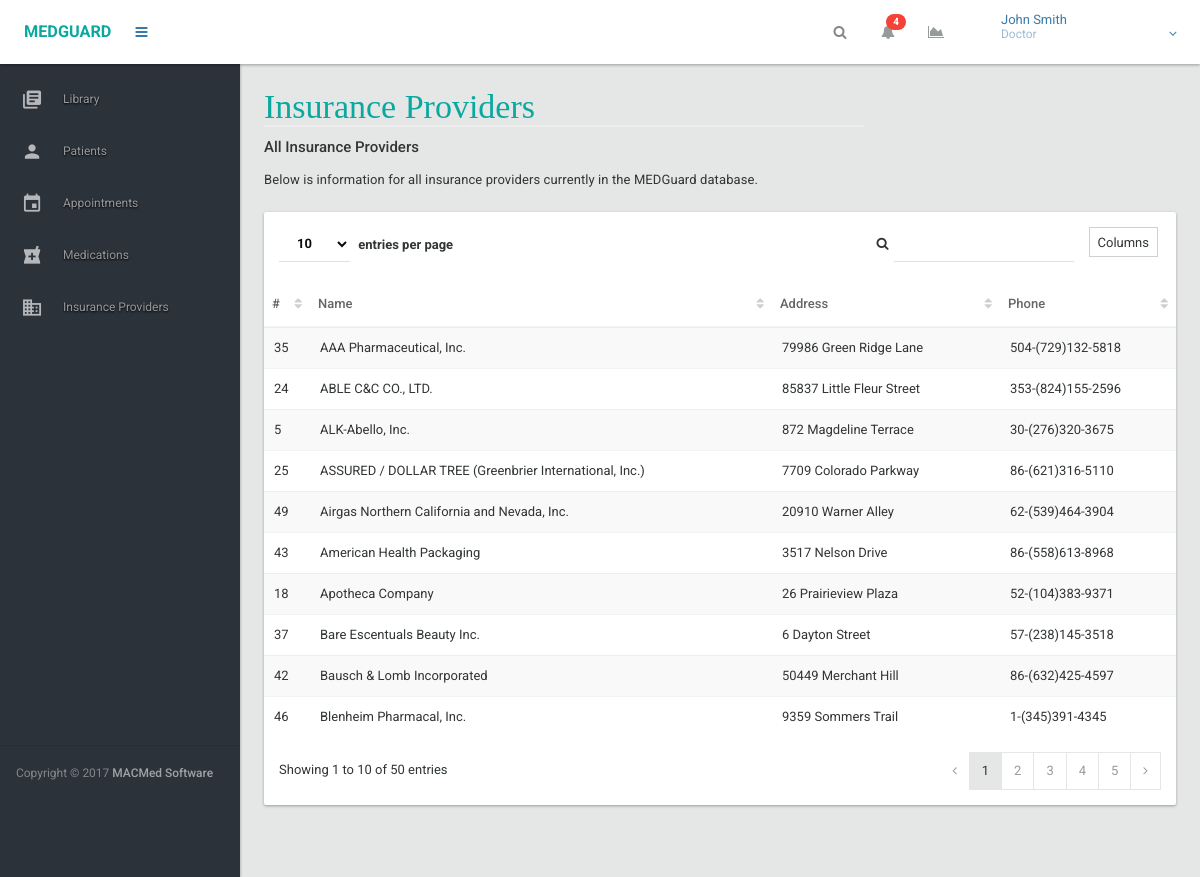
The app's page /insurance_providers/ (signed in) with its own data.
### models.py (models this page shows, shortened)
class Roles(db.Model):
	__tablename__ = 'roles'
	role_id = db.Column(db.Integer, primary_key=True)
	name = db.Column(db.String(50), nullable=False)
	role = db.relationship('User_level', foreign_keys = 'User_level.role_id', backref='role')

class InsuranceProvider(db.Model):
	__tablename__ = 'insurance_provider'
	id = db.Column(db.Integer, primary_key=True)
	name = db.Column(db.String(50), nullable=False)
	address = db.Column(db.String(200), nullable=False)
	phone = db.Column(db.String(200), nullable=False)

### views.py (the view)
@app.route('/insurance_providers/')
@login_required
def view_insurance_providers():
	data = InsuranceProvider.query.order_by(InsuranceProvider.name)
	page_title = "Insurance Providers"
	return render_template('insuranceproviders.html', main_nav = render_nav('main'), data = data, logged_user = logged_in_user_all(), page_title = page_title, action_nav = render_actions('insuranceprovider'))

### controller.py (called while the page is built)
def get_user_role(user_id):
	user = User_level.query.filter_by(user_id=user_id).first()
	if user is not None:
		return user.role_id
	else:
		return False

def get_role_name(role_id):
	role = Roles.query.filter_by(role_id=role_id).first()
	return role.name

### nav.py (called while the page is built)
def render_nav(location):
	if location == "main":
		return render_nav_main()

def render_actions(location):
	ret_vals = []
	if location == "library":
		link = {}
		link['url'] = url_for('add_item', type = "library")
		link['name'] = 'Add'
		link['icon'] = 'add'
		ret_vals.append(link)
	return ret_vals

def render_nav_main():
	links = []
	user_id = session['user_id']
	role = get_user_role(user_id)
	for page in PAGE_ACCESS[role]:
		links.append(mg_get_link(page))
	return links

### user.py (called while the page is built)
def get_logged_in_user_all():
	user_id = session['user_id']
	user = Users.query.filter(Users.user_id == user_id).first()
	user_dict = {}
	user_dict['full_name'] = getattr(user, 'first_name') + " " + getattr(user, 'last_name')
	user_dict['role_name'] = get_role_name(get_user_role(user_id))
	return user_dict

def logged_in_user_all():
	if session['logged_in'] == True:
		return get_logged_in_user_all()

### views.py (called while the page is built)
def login_required(test):
	@wraps(test)
	def wrap(*args, **kwargs):
		if 'logged_in' in session:
			return test(*args, **kwargs)
		else:
			flash('You need to login first')
			return redirect(url_for('login'))
	return wrap

### templates/insuranceproviders.html
{% extends "dashboard.html" %}
{% block content %}
<div class="row">
	<div class="col-lg-12">
		<h4>All Insurance Providers</h4>
	</div>
	<div class="col-md-8">
		<article class="margin-bottom-xxl">
			<p>
				Below is information for all insurance providers currently in the MEDGuard database.
			</p>
		</article>
	</div>
	<div class="col-lg-12">
		<div class="card">
			<div class="card-body no-padding">
				<div class="table-responsive no-margin">
					<table id="datatable1" class="table table-striped no-margin table-hover">
						<thead>
							<tr>
								<th>#</th>
								<th>Name</th>
								<th>Address</th>
								<th>Phone</th>
							</tr>
						</thead>
						<tbody>
							{% for item in data %}
								<tr>
									<td>{{ item.id }}</td>
									<td>{{ item.name }}</td>
									<td>{{ item.address }}</td>
									<td>{{ item.phone }}</td>
								</tr>
							{% endfor %}
						</tbody>
					</table>
				</div>
			</div>
		</div>
	</div>
</div>
{% endblock %}

### templates/dashboard.html (shortened to what this page needs)
{% include "shared/header.html" %}
{% include "dashboard-header.html" %}
<div id="base">
	<div id="content">
		<section>
			<div class="section-body contain-lg">
				<div class="row">
					<div class="col-lg-8">
						<h1 class="text-primary">{{ page_title }}</h1>
					</div>
					<div class="col-lg-4 text-right">
					</div>
				</div>
				{% block content %}
				{% endblock %}
			</div>
		</section>
	</div>
{% include "nav-main.html" %}
</div>
{% include "shared/footer.html" %}

### templates/shared/header.html (shortened to what this page needs)
<!DOCTYPE html>
<html>
	<head>
		<link rel="stylesheet" href="{{ url_for('static', filename='css/fw/bootstrap.css') }}" />
		<link rel="stylesheet" href="{{ url_for('static', filename='css/fw/materialadmin.css') }}" />
		<link rel="stylesheet" href="{{ url_for('static', filename='css/fw/font-awesome.min.css') }}" />
		<link rel="stylesheet" href="{{ url_for('static', filename='css/fw/material-design-iconic-font.min.css') }}" />
		<link rel="stylesheet" href="{{ url_for('static', filename='css/main.css') }}" />
		<link rel="stylesheet" href="{{ url_for('static', filename='css/fw/libs/DataTables/jquery.dataTables.css') }}" />
		<link rel="stylesheet" href="{{ url_for('static', filename='css/fw/libs/DataTables/extensions/dataTables.colVis.css') }}" />
		<link rel="stylesheet" href="{{ url_for('static', filename='css/fw/libs/DataTables/extensions/dataTables.tableTools.css') }}" />
	</head>
	<body class="menubar-hoverable header-fixed menubar-pin">

### templates/dashboard-header.html (shortened to what this page needs)
<header id="header" >
	<div class="headerbar">
		<div class="headerbar-left">
			<ul class="header-nav header-nav-options">
				<li class="header-nav-brand" >
					<div class="brand-holder">
						<a href="../../html/dashboards/dashboard.html">
							<span class="text-lg text-bold text-primary">MEDGUARD</span>
						</a>
					</div>
				</li>
				<li>
					<a class="btn btn-icon-toggle menubar-toggle" data-toggle="menubar" href="javascript:void(0);">
						<i class="fa fa-bars"></i>
					</a>
				</li>
			</ul>
		</div>
		<div class="headerbar-right">
			<ul class="header-nav header-nav-options">
				<li>
					<form class="navbar-search" role="search">
						<button type="submit" class="btn btn-icon-toggle ink-reaction"><i class="fa fa-search"></i></button>
					</form>
				</li>
				<li class="dropdown hidden-xs">
					<a href="javascript:void(0);" class="btn btn-icon-toggle btn-default" data-toggle="dropdown">
						<i class="fa fa-bell"></i><sup class="badge style-danger">4</sup>
					</a>
				</li>
				<li class="dropdown hidden-xs">
					<a href="javascript:void(0);" class="btn btn-icon-toggle btn-default" data-toggle="dropdown">
						<i class="fa fa-area-chart"></i>
					</a>
				</li>
			</ul>
			<ul class="header-nav header-nav-profile">
				<li class="dropdown">
					<a href="javascript:void(0);" class="dropdown-toggle ink-reaction" data-toggle="dropdown">
						<span class="profile-info">
							{{ logged_user.full_name }}
							<small>{{ logged_user.role_name }}</small>
						</span>
					</a>
				</li>
			</ul>
		</div>
	</div>
</header>

### templates/nav-main.html (shortened to what this page needs)
<div id="menubar" class="menubar-inverse ">
	<div class="menubar-scroll-panel">
		<ul id="main-menu" class="gui-controls">
			{% for link in main_nav %}
				<li>
					<a href="{{ link['url'] }}">
						<div class="gui-icon"><i class="md md-{{ link['icon'] }}"></i></div>
						<span class="title">{{ link['name'] }}</span>
					</a>
				</li>
			{% endfor %}
		</ul>
		<div class="menubar-foot-panel">
			<small class="no-linebreak hidden-folded">
				<span class="opacity-75">Copyright &copy; 2017</span> <strong>MACMed Software</strong>
			</small>
		</div>
	</div>
</div>

### templates/shared/footer.html (shortened to what this page needs)
		<br>
	</body>
</html>

### static/css/main.css (style rules this page uses)
a, h1, h2 { color: #377BA8; }
h1, h2 { font-family: 'Georgia', serif; margin: 0; }
h1 { border-bottom: 2px solid #eee; }

### records on screen
Roles: role_name "Doctor"
InsuranceProvider: id "35", name "AAA Pharmaceutical, Inc.", address "79986 Green Ridge Lane", phone "504-(729)132-5818"
InsuranceProvider: id "24", name "ABLE C&C CO., LTD.", address "85837 Little Fleur Street", phone "353-(824)155-2596"
InsuranceProvider: id "5", name "ALK-Abello, Inc.", address "872 Magdeline Terrace", phone "30-(276)320-3675"
InsuranceProvider: id "25", name "ASSURED / DOLLAR TREE (Greenbrier International, Inc.)", address "7709 Colorado Parkway", phone "86-(621)316-5110"
InsuranceProvider: id "49", name "Airgas Northern California and Nevada, Inc.", address "20910 Warner Alley", phone "62-(539)464-3904"
InsuranceProvider: id "43", name "American Health Packaging", address "3517 Nelson Drive", phone "86-(558)613-8968"
InsuranceProvider: id "18", name "Apotheca Company", address "26 Prairieview Plaza", phone "52-(104)383-9371"
InsuranceProvider: id "37", name "Bare Escentuals Beauty Inc.", address "6 Dayton Street", phone "57-(238)145-3518"
InsuranceProvider: id "42", name "Bausch & Lomb Incorporated", address "50449 Merchant Hill", phone "86-(632)425-4597"
InsuranceProvider: id "46", name "Blenheim Pharmacal, Inc.", address "9359 Sommers Trail", phone "1-(345)391-4345"

### other values on screen
{{ logged_user.full_name }} "John Smith"
{{ page_title }} "Insurance Providers"
{{ link['name'] }} "Library" "Patients" "Appointments" "Medications" "Insurance Providers"
